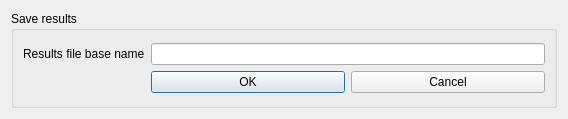
<?xml version="1.0" encoding="UTF-8"?>
<ui version="4.0">
 <class>Dialog</class>
 <widget class="QDialog" name="Dialog">
  <property name="geometry">
   <rect>
    <x>0</x>
    <y>0</y>
    <width>568</width>
    <height>119</height>
   </rect>
  </property>
  <property name="windowTitle">
   <string>Dialog</string>
  </property>
  <layout class="QGridLayout" name="gridLayout_3">
   <item row="0" column="0">
    <widget class="QGroupBox" name="sfrBox">
     <property name="title">
      <string>Save results</string>
     </property>
     <layout class="QGridLayout" name="gridLayout">
      <item row="0" column="0">
       <layout class="QGridLayout" name="gridLayout_2">
        <item row="3" column="3">
         <layout class="QHBoxLayout" name="horizontalLayout">
          <item>
           <widget class="QPushButton" name="ok">
            <property name="text">
             <string>OK</string>
            </property>
            <property name="autoDefault">
             <bool>false</bool>
            </property>
            <property name="default">
             <bool>true</bool>
            </property>
           </widget>
          </item>
          <item>
           <widget class="QPushButton" name="cancel">
            <property name="text">
             <string>Cancel</string>
            </property>
            <property name="autoDefault">
             <bool>false</bool>
            </property>
           </widget>
          </item>
         </layout>
        </item>
        <item row="2" column="2">
         <widget class="QLabel" name="label">
          <property name="text">
           <string>Results file base name</string>
          </property>
         </widget>
        </item>
        <item row="3" column="1">
         <layout class="QHBoxLayout" name="horizontalLayout_3"/>
        </item>
        <item row="2" column="1">
         <layout class="QHBoxLayout" name="horizontalLayout_12"/>
        </item>
        <item row="2" column="3">
         <widget class="QLineEdit" name="filename"/>
        </item>
       </layout>
      </item>
     </layout>
    </widget>
   </item>
  </layout>
 </widget>
 <resources/>
 <connections/>
</ui>
